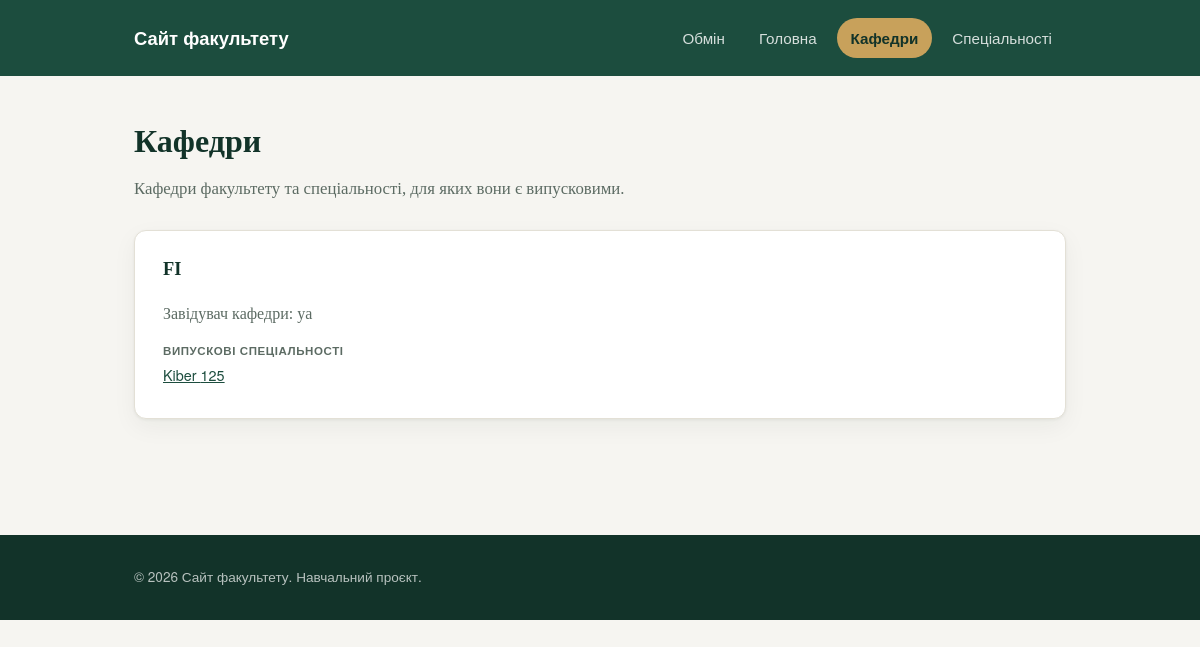
Screenshot of /departments/ with the database file from the repository.
### proga/models.py (models this page shows, shortened)
class Department(models.Model):
    name = models.CharField("назва кафедри", max_length=255)
    head = models.CharField("завідувач кафедри", max_length=255)
    description = models.TextField("опис кафедри", blank=True)
    class Meta:
        verbose_name = "кафедра"
        verbose_name_plural = "кафедри"
        ordering = ["name"]

class Program(models.Model):
    name = models.CharField("назва спеціальності", max_length=255)
    code = models.CharField("код спеціальності", max_length=20)
    description = models.TextField("опис спеціальності")
    coordinator_name = models.CharField("ім'я координатора набору", max_length=255)
    coordinator_contact = models.CharField("контакт координатора набору", max_length=255)
    department = models.ForeignKey(
        Department,
        verbose_name="випускова кафедра",
        related_name="programs",
        on_delete=models.SET_NULL,
        null=True,
        blank=True,
    )
    class Meta:
        verbose_name = "спеціальність"
        verbose_name_plural = "спеціальності"
        ordering = ["code"]

### proga/views.py (the view)
# urls.py: path("departments/", views.department_list, name="department_list"),
def department_list(request):
    departments = Department.objects.prefetch_related("programs").all()
    return render(request, "proga/department_list.html", {"departments": departments})

### templates/proga/department_list.html (shortened to what this page needs)
{% extends "proga/base.html" %}
{% block content %}
    <h1>Кафедри</h1>
    <p class="lead">Кафедри факультету та спеціальності, для яких вони є випусковими.</p>
    {% if departments %}
        <div class="cards-grid">
            {% for department in departments %}
                <article class="card department-card">
                    <h2><a href="{% url 'proga:department_detail' department.pk %}">{{ department.name }}</a></h2>
                    <p class="muted">Завідувач кафедри: {{ department.head }}</p>
                    <dl class="meta-list">
                        <div>
                            <dt>Випускові спеціальності</dt>
                            <dd>
                                {% if department.programs.all %}
                                    {% for program in department.programs.all %}
                                        <a href="{% url 'proga:program_detail' program.pk %}">{{ program.code }} {{ program.name }}</a>{% if not forloop.last %}, {% endif %}
                                    {% endfor %}
                                {% else %}
                                    <span class="empty-state">немає</span>
                                {% endif %}
                            </dd>
                        </div>
                    </dl>
                </article>
            {% endfor %}
        </div>
    {% else %}
        <p class="empty-state">Наразі інформація про кафедри не додана.</p>
    {% endif %}
{% endblock %}

### proga/static/proga/css/style.css (style rules this page uses)
:root { --color-bg: #f6f5f1; --color-surface: #ffffff; --color-text: #1f2a24; --color-muted: #5c6b63; --color-primary: #1c4d3e; --color-primary-dark: #123329; --color-accent: #c8a15b; --color-border: #e3e0d6; --radius: 12px; --shadow: 0 1px 3px rgba(20, 30, 25, 0.06), 0 8px 24px rgba(20, 30, 25, 0.05); }
* { box-sizing: border-box; }
body { margin: 0; font-family: "Georgia", "Times New Roman", serif; background: var(--color-bg); color: var(--color-text); line-height: 1.6; }
h1 { font-size: 2rem; margin: 0 0 8px; color: var(--color-primary-dark); }
h2 { font-size: 1.3rem; margin: 0 0 12px; color: var(--color-primary-dark); }
.lead { color: var(--color-muted); margin: 0 0 28px; font-size: 1.05rem; }
.muted { color: var(--color-muted); }
.card { background: var(--color-surface); border: 1px solid var(--color-border); border-radius: var(--radius); box-shadow: var(--shadow); padding: 24px 28px; margin-bottom: 24px; }
.cards-grid { display: grid; grid-template-columns: repeat(auto-fit, minmax(280px, 1fr)); gap: 20px; margin-bottom: 28px; }
.program-card h2, .department-card h2 { font-size: 1.15rem; margin-bottom: 6px; }
.program-card h2 a, .department-card h2 a { color: var(--color-primary-dark); text-decoration: none; }
.meta-list { margin: 14px 0 0; font-family: "Helvetica Neue", Arial, sans-serif; font-size: 0.9rem; }
.meta-list div { margin-bottom: 8px; }
.meta-list dt { font-weight: 600; color: var(--color-muted); text-transform: uppercase; font-size: 0.72rem; letter-spacing: 0.05em; margin-bottom: 2px; }
.meta-list dd { margin: 0; }
.meta-list a { color: var(--color-primary); }

### rows the page displays
Department: name "FI", head "ya"
Program: code "Kiber", name "125"
